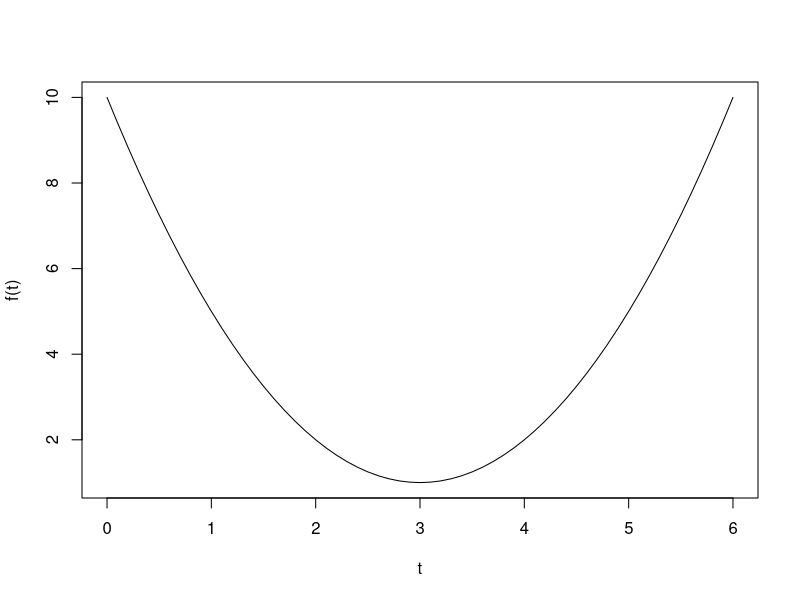

Source code (R): (Note: this script raises an error after producing the figure.)
f <- function(x){(x-3)^2+1}
t <- seq(0,6,.1)
plot(t,f(t),type = "l")


Dfapprox <- function(x,h=0.00000001){(f(x+h)-f(x))/h}
Dfapprox(3)
Df <- function(x){Dfapprox(x)}

rate <- 0.1

x[1] <- 0.2
x[1]
n <- 50
for (i in 1:n) {
  x[i+1] <- x[i] - Df(x[i])*rate
}
x[n+1]

gradientdescent <- function(f, start, rate = 0.1, n = 50 ){
  Dfapprox <- function(x,h = 0.00000001){(f(x+h)-f(x))/h}
  Df <- function(x,h = 0.00000001){Dfapprox(x)}
  x[1] <- start
  for (i in 1:n) {
    x[i+1] <- x[i] - Df(x[i])*rate
  }
  x[n+1]
}

gradientdescent(f,start = 0.2, rate = 0.1, n=100)


gradientdescent(function(x){x^2-7*x+12},start = 0, rate = 0.1, 200)

f <- function(x){x^2-7*x+12}
plot(t,f(t))
